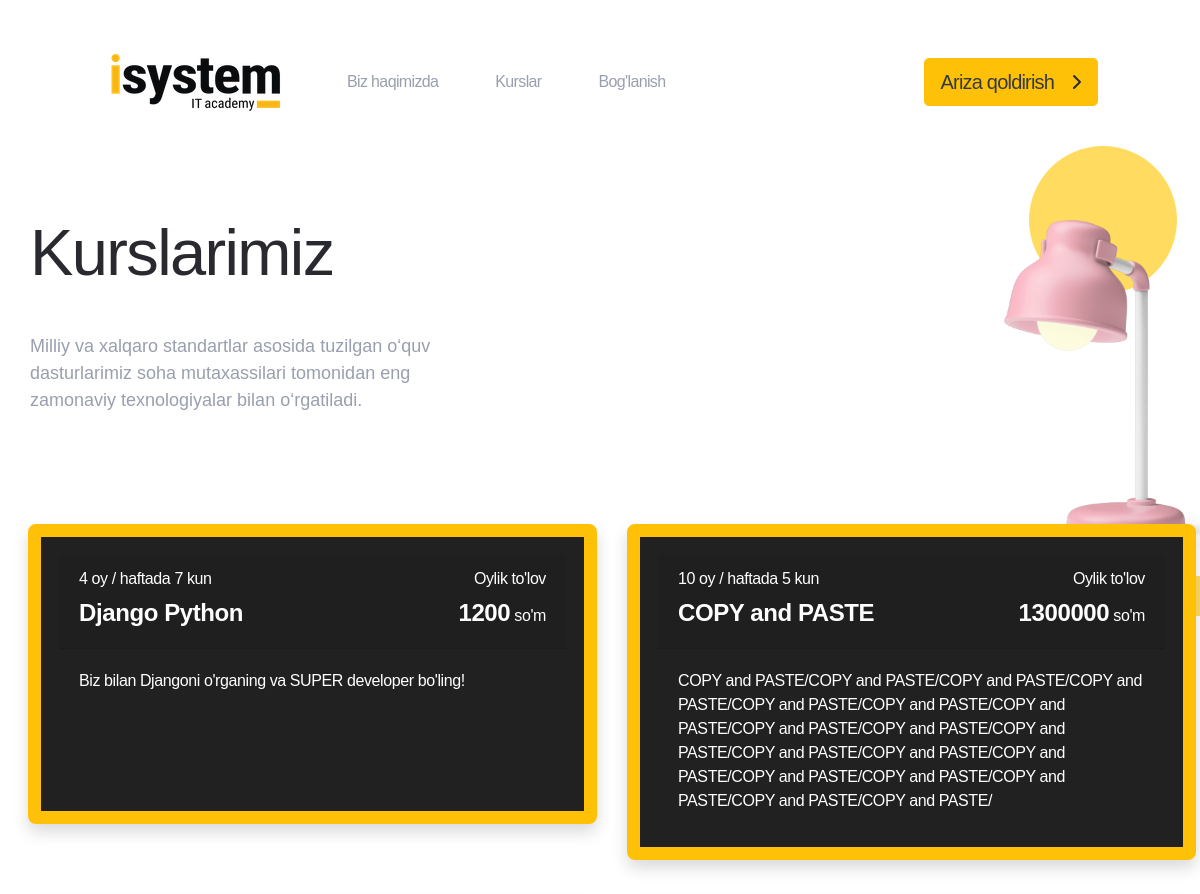
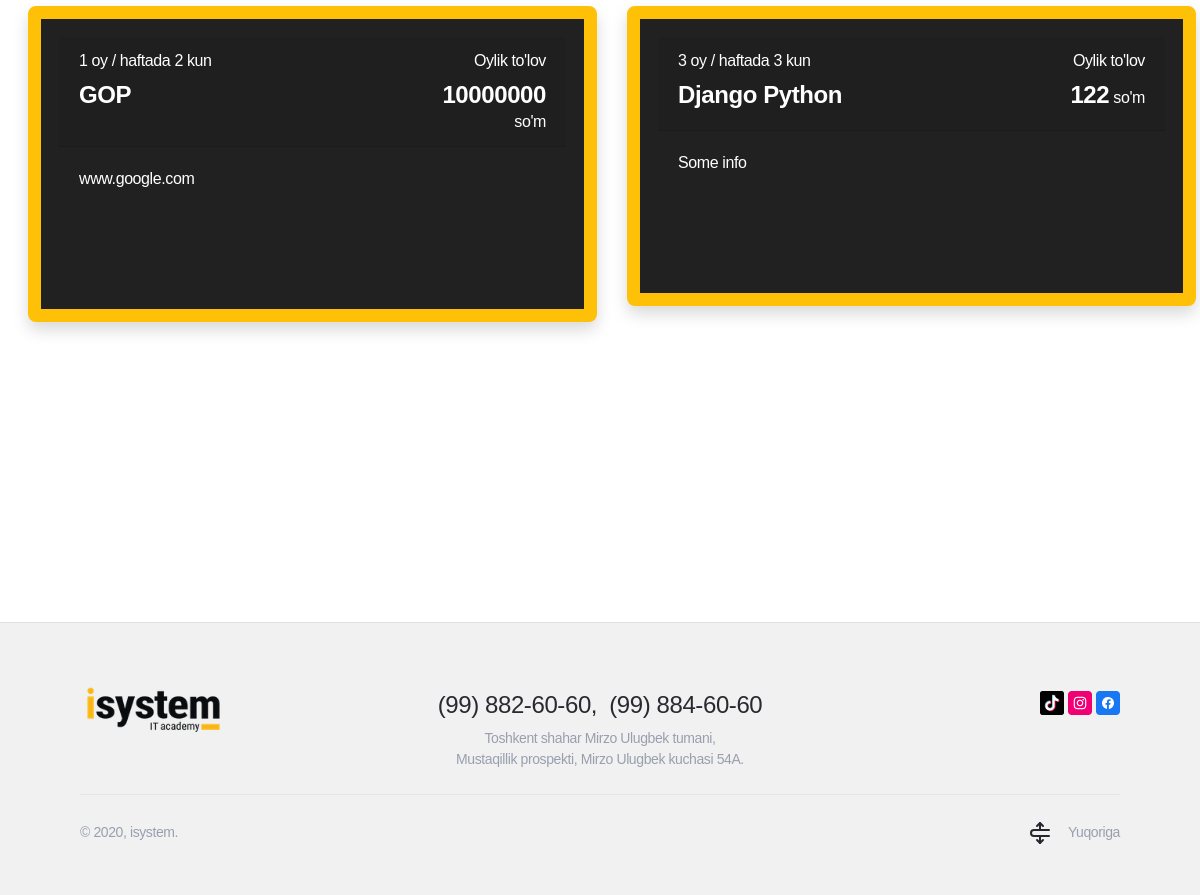
Page /courses/ on the committed database (2 pictures, top to bottom).
### courses/models.py (models this page shows, shortened)
class Course(models.Model):
    title = models.CharField(max_length=150)
    month = models.IntegerField(default=3)
    day = models.IntegerField(default=3)
    price = models.IntegerField(default=0)
    desc = models.TextField()
    slug = models.SlugField(blank=True, null=True, unique=True)
    is_published = models.BooleanField(default=False)
    created_at = models.DateTimeField(auto_now_add=True)
    class Meta:
        verbose_name = 'Kurs'
        verbose_name_plural = 'Kurslar'

### courses/views.py (the view)
# urls.py: path('courses/', courses_view),
def courses_view(request):
    posts = Course.objects.filter(is_published=True)
    context = {
        'posts': posts
    }
    return render(request, 'courses.html', context)

### templates/courses.html (shortened to what this page needs)
{% extends 'base.html' %}
{% load static %}
{% block content %}
    <div class=" quality">
        <div class="quality__head">
            <div class="quality__center container p-0">
                <div class="quality__top" data-aos="animation-scale-y">
                    <h2 class="quality__title title">
                        Kurslarimiz
                    </h2>
                </div>
                <div class="quality__info info" data-aos="animation-scale-y" data-aos-delay="200">
                    Milliy va xalqaro standartlar asosida tuzilgan o‘quv dasturlarimiz soha mutaxassilari tomonidan
                    eng zamonaviy texnologiyalar bilan o‘rgatiladi.
                </div>
            </div>
            <div class="quality__preview">
                <img class="quality__pic js-parallax" data-scale="1.2" data-orientation="left"
                     src="{% static 'img/lamp.png' %}"
                     alt="">
            </div>
        </div>
        <div class="container center p-2 mb-5">
            <div class="row">
                {% for post in posts %}
                    <div class="col-sm-12 col-md-6">
                        <a class="card bg-transparent border-0 mb-3" href="/courses/{{ post.slug }}">
                            <div class="plan__item w-100 shadow" data-aos="animation-translate-y">
                                <div class="card-header">
                                    <div class="row">
                                        <div class="col-xs-12 col-md-8 text-center text-lg-left">
                                            <div class="mb-2">{{ post.month }} oy / haftada {{ post.day }} kun</div>
                                            <div class="h4 font-weight-bold">{{ post.title }}</div>
                                        </div>
                                        <div class="col-xs-12 col-md-4 text-center text-lg-right ">
                                            <div class="mb-2">Oylik to'lov</div>
                                            <div class="">
                                                <span class="h4 font-weight-bolder">{{ post.price }}</span> so'm
                                            </div>
                                        </div>
                                    </div>
                                </div>
                                <div class="card-body" style="min-height: 148px;">
                                    {{ post.desc }}
                                </div>
                            </div>
                        </a>
                    </div>
                {% endfor %}
            </div>
        </div>
        <div class="quality__circles">
            <div class="quality__circle"></div>
        </div>
    </div>
    <div class="my-5 py-5">
    </div>
{% endblock %}

### templates/base.html (shortened to what this page needs)
<!DOCTYPE html>
{% load static %}
<html lang="en">
<head>
    <link rel="stylesheet" href="{% static 'css/isystem.css' %}">
</head>
<body>
<div id="app" class="page">
    <div class="main pb-0">
        <div class="container header js-header" id="header">
            <div class="header__center">
                <a class="header__logo" href="/">
                    <img class="header__pic" src="{% static 'images/isystem-logo.png' %}" alt=""></a>
                <div class="header__wrap js-header-wrap">
                    <nav class="header__nav">
                        <a class=" header__item "
                           href="/about">Biz haqimizda
                        </a>
                        <a class="header__item "
                           href="/courses">Kurslar
                        </a>
                        <a class="header__item "
                           href="/contact">Bog'lanish
                        </a>
                    </nav>
                </div>
                <a class="quality__link btn btn-lg btn-outline-light text-dark border-warning ml-5 bg-warning"
                   href="#">Ariza qoldirish
                    <svg class="icon icon-arrow-right">
                        <use xlink:href="img/sprite.svg#icon-arrow-right"></use>
                    </svg>
                </a>
            </div>
        </div>
        {% block content %}
        {% endblock %}
    </div>
</div>
<div class="footer js-footer">
    <div class="footer__center center">
        <div class="container px-0 pb-4">
            <div class="row">
                <div class="col-sm-12 col-md-3">
                    <a class="footer__logo" href="#">
                        <img class="footer__pic" src="{% static 'images/isystem-logo.png' %}" alt="">
                    </a>
                </div>
                <div class="col-sm-12 col-md-6 text-center">
                    <div class="text-center pt-2 pb-2">
                        <span class="h4 mr-2">(99) 882-60-60,</span>
                        <span class="h4 ">(99) 884-60-60</span>
                    </div>
                    <div class="footer__copyright text-center">
                        Toshkent shahar Mirzo Ulugbek tumani, <br/>
                        Mustaqillik prospekti, Mirzo Ulugbek kuchasi 54A.
                    </div>
                </div>
                <div class="col-sm-12 col-md-3 pt-2 text-right">
                    <a href="https://www.tiktok.com/@isystem.uz" target="_blank"><img class="footer__pic"
                                                                                      src="{% static 'images/social_icons/tiktok.png' %}"
                                                                                      alt=""></a>
                    <a href="ttps://www.instagram.com/isystem.uz/" target="_blank"><img class="footer__pic"
                                                                                        src="{% static 'images/social_icons/instagram.png' %}"
                                                                                        alt=""></a>
                    <a href="https://www.facebook.com/isystem.uz" target="_blank"><img class="footer__pic"
                                                                                       src="{% static 'images/social_icons/facebook.png' %}"
                                                                                       alt=""></a>
                </div>
            </div>
        </div>
        <div class="footer__bottom">
            <div class="footer__copyright">© 2020, isystem.</div>
            <a class="footer__scroll js-link-scroll" href="#header">
                <div class="footer__icon"><img class="footer__pic" src="{% static 'img/scroll.svg' %}" alt=""></div>
                <div class="footer__text">Yuqoriga</div>
            </a>
        </div>
    </div>
</div>
</body>
</html>

### rows in the picture
Course: month "4", day "7", title "Django Python", price "1200", desc "Biz bilan Djangoni o'rganing va SUPER developer bo'ling!"
Course: month "10", day "5", title "COPY and PASTE", price "1300000", desc "COPY and PASTE/COPY and PASTE/COPY and PASTE/COPY and PASTE/COPY and PASTE/COPY and PASTE/COPY and PASTE/COPY and PASTE/COPY and PASTE/COPY and PASTE/COPY and PASTE/COPY and PASTE/COPY and PASTE/COPY and PASTE/COPY and PASTE/COPY and PASTE/COPY and PASTE/COPY and PASTE/"
Course: month "1", day "2", title "GOP", price "10000000", desc "www.google.com"
Course: month "3", day "3", title "Django Python", price "122", desc "Some info"
